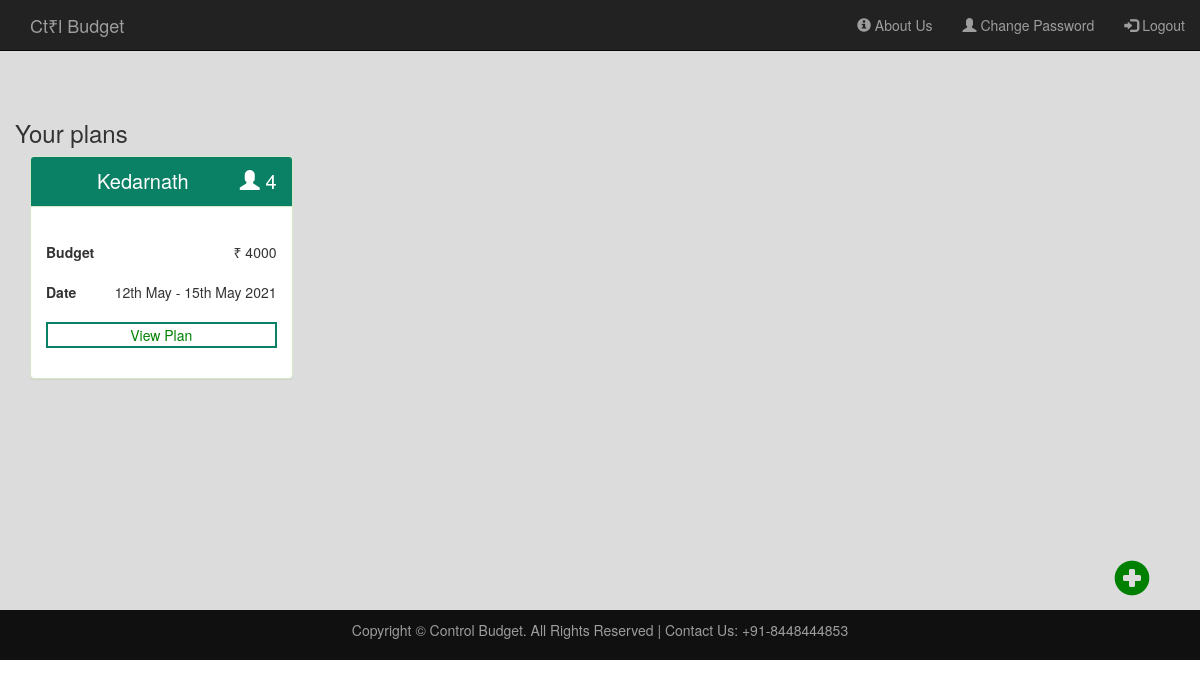
The page /home.php (signed in) on the database its author committed.
### tables this page shows
CREATE TABLE IF NOT EXISTS `plan` (
  `id` int(11) NOT NULL AUTO_INCREMENT,
  `title_trip` varchar(255) DEFAULT NULL,
  `_from` date DEFAULT NULL,
  `_to` date DEFAULT NULL,
  `ibudget` int(11) DEFAULT NULL,
  `no_of_people` int(11) DEFAULT NULL,
  `name_of_person` longtext,
  `user_id` int(11) DEFAULT NULL,
  PRIMARY KEY (`id`)
);

### home.php (the view, shortened to what this page needs)
<?php
require 'common.php';
?>
<!DOCTYPE html>
<html>
    <head>
        <link rel="stylesheet" href="https://maxcdn.bootstrapcdn.com/bootstrap/3.3.7/css/bootstrap.min.css" >
        <link rel="stylesheet" href="style.css" type="text/css">
    </head>
    <body>
        <?php
        include 'header.php';
        ?>
        <div class="head">
            <div class="container">
                <br>
                <br>
                <br>
                <br>
                <div class="row">
                    <?php
                    $user_id = $_SESSION['user_id'];
                    $select_query = "SELECT * FROM plan WHERE plan.user_id='$user_id'";
                    $select_query_result = mysqli_query($con, $select_query)or die(mysqli_error($con));
                    if (mysqli_num_rows($select_query_result) == 0) {
                        ?>
                        <div class="col-xs-6 col-md-4">
                            <h4> You don't have any active plans.</h4>
                        </div>
                        <br>
                        <div class="thumbnail col-xs-5 col-md-3">
                            <center>
                                <br>
                                <br>
                                <br>
                                <span class="glyphicon glyphicon-plus-sign glyphicon-color"></span><a href="new_plan.php">Create a New Plan</a>
                                <br>
                                <br>
                                <br>
                                <br>
                            </center>
                        </div>
                        <?php
                    } else {
                        ?>
                        <br>
                        <div class="row">
                            <div class="col-xs-12 col-md-12">
                                <h3> Your plans</h3>
                            </div>
                        </div>
                        <?php
                        $content = array();
                        while ($row = mysqli_fetch_array($select_query_result)) {
                            array_push($content, $row);
                        }
                        for ($items = count($content) - 1; $items >= 0; $items--) {
                            ?>
                            <div class="col-xs-6 col-md-3">
                                <div class="panel panel-success">
                                    <div class="panel-heading pe">
                                        <center>
                                            <?php
                                            $nam = $content[$items]['title_trip'];
                                            echo $nam;
                                            $ids = $content[$items]['id'];
                                            ?>
                                            <div class="right">
                                                <span class="glyphicon glyphicon-user"></span><?php echo" " . $content[$items]['no_of_people']; ?>
                                            </div>
                                        </center>
                                    </div>
                                    <div class="panel-body">
                                        <br>
                                        <?php
                                        $idpass = $content[$items]['id'];
                                        ?>
                                        <b> Budget  </b>
                                        <div class="right">
                                            &#8377  <?php echo $content[$items]['ibudget']; ?>
                                        </div>
                                        <br>
                                        <br>
                                        <b>Date</b>
                                        <div class="right">
                                            <?php
                                            echo date('dS M', strtotime($content[$items]['_from'])) . " - " . date('dS M Y', strtotime($content[$items]['_to']));
                                            ?>
                                            <br>
                                            <br>
                                        </div>
                                        <form method="POST" action="view_plan.php?id=<?php echo $ids ?>&idp=<?php echo $idpass ?>">
                                            <div class="form-group">
                                                <button type="submit" name="submit" class="button1 btn-block">View Plan</button>
                                            </div>
                                        </form>
                                    </div>
                                </div>
                            </div>
                            <?php
                        }
                    }
                    ?>
                    <br>
                </div>
            </div>
        </div>
        <div class="right rightmargin">
            <a href="new_plan.php" > <span class="glyphicon glyphicon-plus-sign"></span></a>
        </div>
        <?php
        include 'footer.php';
        ?>
    </body>
</html>

### style.css (style rules this page uses)
html,body { height: 100%; }
.head { background-color:rgb(220, 220, 220); min-height: 610px; }
.button1 { background-color: white; color: green; border: 2px solid #0a8065; }
.right { float: right; }
.rightmargin { margin: -50px 50px 0 0; }
.glyphicon.glyphicon-plus-sign { font-size: 36px; color: green; }
.panel-heading { font-size: 20px; background-color:#0a8065 !important; color:white !important; }

### rows shown on the page
plan: title_trip "Kedarnath", no_of_people "4", ibudget "4000", _from "12th May", _to "15th May 2021"
